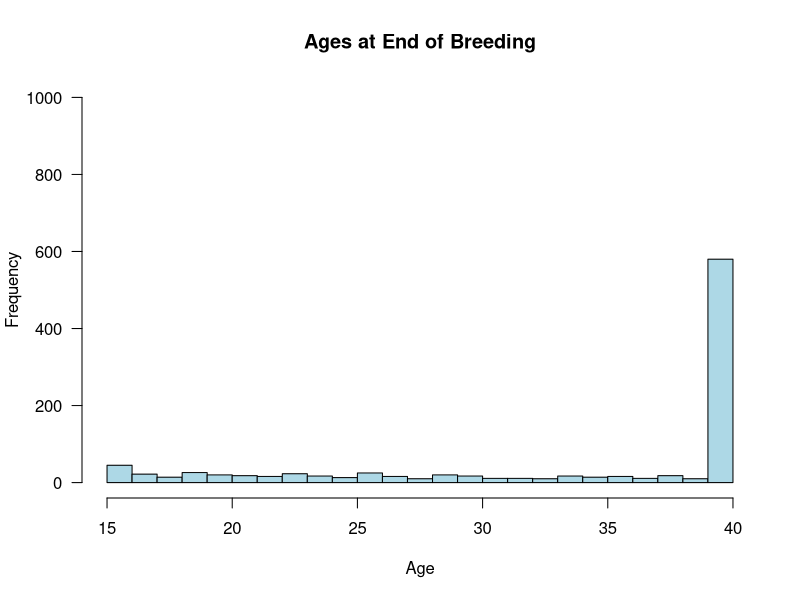
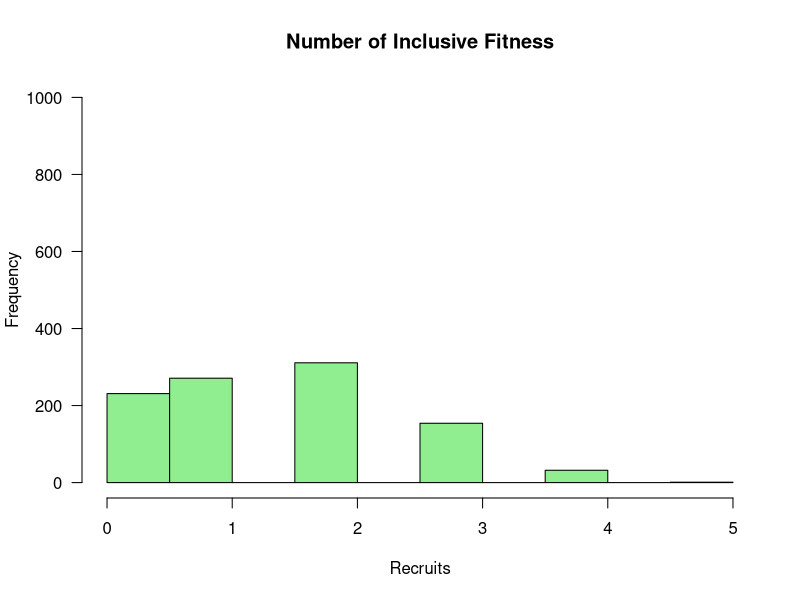

These figures' R source, in order:
# Matt Russo
# 31.08.2017
# Solution to SS 2017 final assessment 


##################################################################################################################
# clear the environment 
rm(list = ls())

##################################################################################################################
# trials of female orca whale populations and their offspring

# list of ages
ages <- c()
# list of recruits
recruits <- c()
# trial number
trials <- 0

while (trials < 1000) {
  
  # increase trial
  trials <- trials + 1
  #individual's age
  age <- 15
  # is the individual alive, 0: no, 1: yes  
  alive <- 1
  # if the female has a calf set to 1, if not 0
  calf <- 0
  # the current calf's age
  calfage <- 0
  # the number of weaned offspring of an individual female
  offspring <- 0
  
  # count of recruits for an individual female
  recruitCount <- 0
  
  # loops over a single whale's life cycle while it is able to breed
  while (alive == 1 && age < 40) {
  
    # represents condition of individual female 
    co <- rnorm(1, 100, 10)
    
    # environment mean, represents quality of environment
    enMu <- 20
    # environment standard deviation, represents stability of environment
    enSD <- 1
    # random condition based on environment mean and standard deviation
    co2 <- rnorm(1, enMu, enSD)
    # add the random condition to the original condition
    co <- co + co2
    
    # one part of a linear predictor
    s0 <- -2
    # second part of a linear predictor
    s1 <- 0.05
    # linear predictor
    s <- s0+s1*co
    
    # survival rate 
    sr <- exp(s)/(1+exp(s))
  
    # is the individual alive, 0: no, 1: yes
    alive <- rbinom(1,1,sr)
  
    #check is the individual is alive
    if (alive == 1) {
      # increment the individuals age by 1
      age <- age + 1
    } 
    
    # one part of a linear predictor
    b0 <- -10
    # second part of a linear predictor
    b1 <- 0.1
    # linear predictor
    br <- b0+b1*co
    
    # probability of breeding
    b <- exp(br)/(1+exp(br))
    # did the individual give birth, 0: no, 1: yes
    calf <- rbinom(1,1, b)
    # did the calf survive, 0: no, 1: yes
    cdr <- rbinom(1, 1, .8)
    
    # check if the individual has had a new calf
    if (calf == 1 && calfage == 0 && cdr == 1) {
      
      # increment calf age by 1
      calfage <- calfage + 1
      # negative effect on condition
      inv <- 10
      # decrement the individual's condition 
      co <- co - inv
      
    } else if (calfage > 0 && calfage < 5 && cdr == 1) { # check if the individual already has a calf and it survives the year
      
      # increment calf age by 1
      calfage <- calfage + 1
      # get negative effect on condition  
      inv <- 10 * calfage
      # decrement the individual's condition 
      co <- co - inv
      
    } else {  # else the calf has died 
      
      #reset calf and calf age
      calf <- 0
      calfage <- 0
    }
    
    
    # check if the calf has weaned
    if (calfage == 5 && cdr == 1) {
    
      # uncomment this if you want to see sex dilineation of calves // one of two
      # sex of calf, 0: female, 1: male
      # sex <- rbinom(1, 1, .5)
      
      # add one to the count of weaned offspring
      offspring <- offspring +1
      # check if the offspring made it to recruitment, 0: no, 1: yes
      recruit <- rbinom(1, 1, .98)
      # add to this individual's recruit count
      recruitCount <- recruitCount + recruit
      
      # uncomment this if you want to see sex dilineation of calves // two of two
      # recruitCount <- recruitCount + ((recruit + sex) %% 2)
      
      #reset calf and calf age
      calf <- 0
      calfage <- 0
      
    } 
  }
  
  # add the amount of recruits this individual has made to the overall list
  recruits <- c(recruits, recruitCount)
  # add this individuals age at end of breeding to the overall list
  ages <- c(ages, age)

}

# average number of recruits
avgRecruits <- (cumsum(recruits)[1000] / 1000)

##################################################################################################################
# plot histograms

# histogram for ages at the end of breeding
hist(ages,
     main="Ages at End of Breeding",
     xlab="Age",
     border="black",
     ylim=c(0,1000),
     col="lightblue",
     breaks=25,
     las=1)

# histogram for inclusive fitness
hist(recruits,
     main="Number of Inclusive Fitness",
     xlab="Recruits",
     border="black",
     ylim=c(0,1000),
     col="lightgreen",
     las=1)


